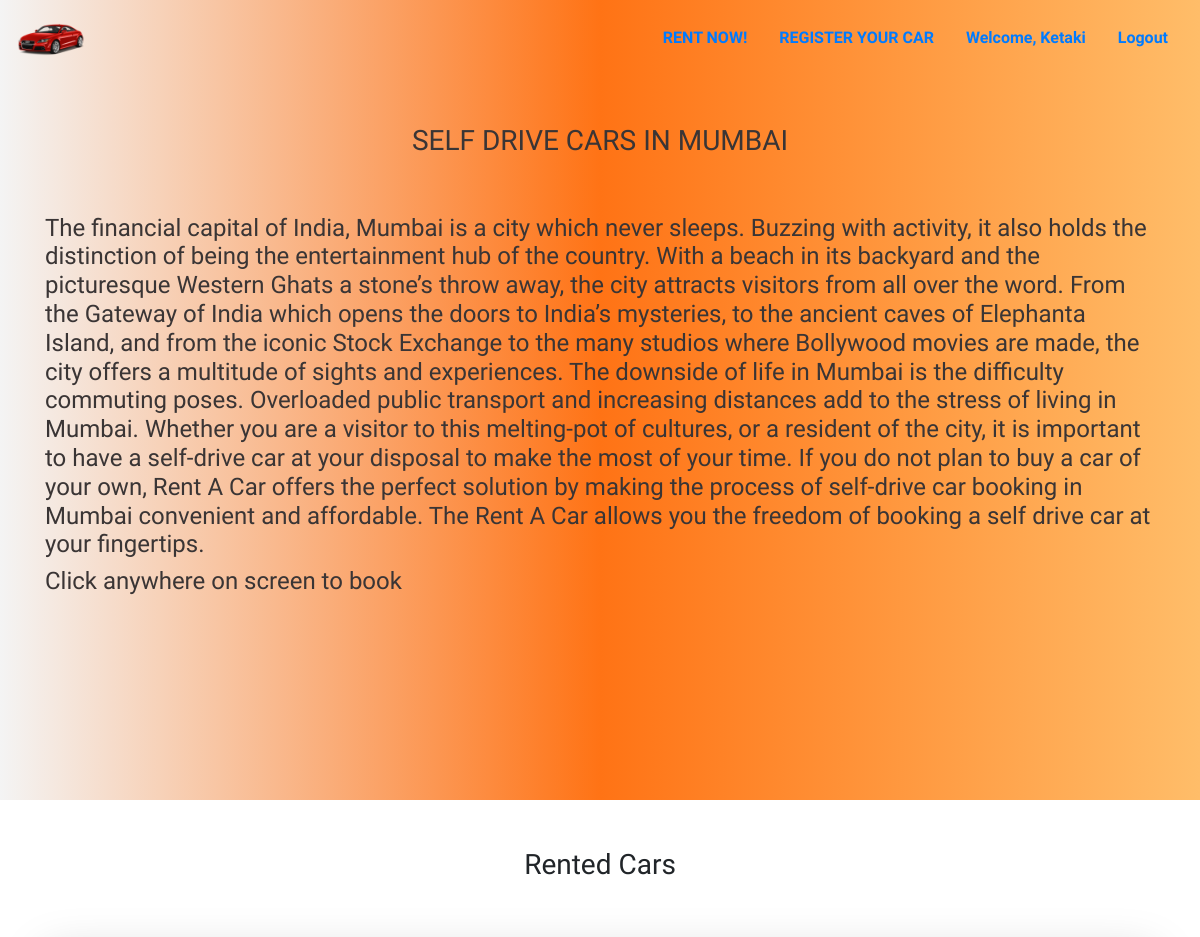
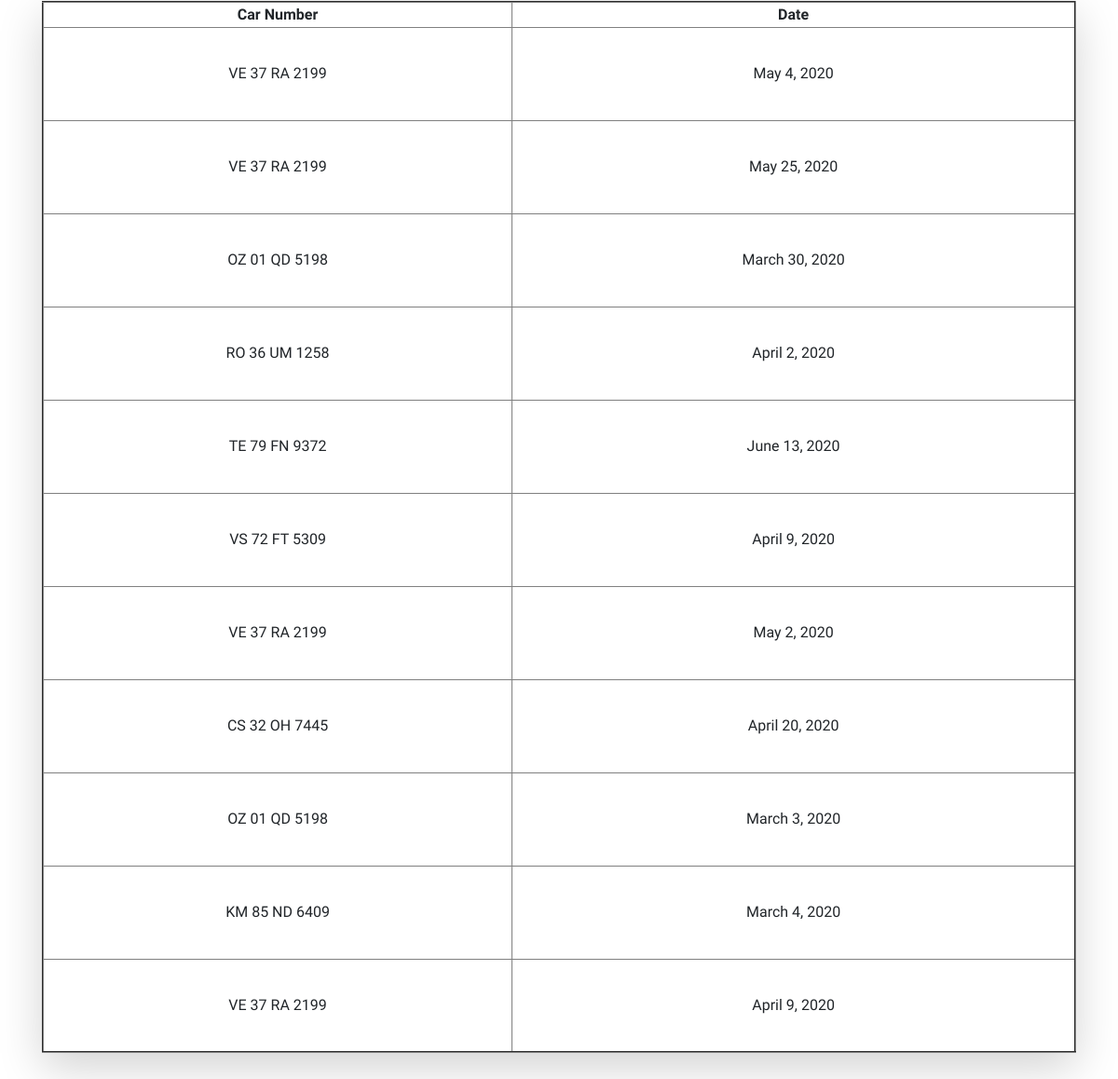
The page /dashboard/ (signed in) on the database its author committed (2 pictures, top to bottom).
### car_new/models.py (models this page shows, shortened)
class RentedCar(models.Model):
    username_id = models.ForeignKey(User,on_delete=models.CASCADE)
    date = models.CharField(max_length=20)
    car_num = models.CharField(max_length=20)

### car_new/views.py (the view)
# urls.py: path('dashboard/', views.dashboardView,name="dashboard"),
@login_required
def dashboardView(request):
    user = request.user
    c = RentedCar.objects.filter(username_id=user)
    response = {'Cars': c}
    return render(request,'dashboard.html',response)

### templates/dashboard.html (shortened to what this page needs)
<!DOCTYPE html>
<html lang="en" dir="ltr">
{% load static %}
  <head>
  <link rel="stylesheet" href="https://stackpath.bootstrapcdn.com/bootstrap/4.1.3/css/bootstrap.min.css"
>
  <link rel="stylesheet" href="{% static "css/style.css" %}">
  </head>
  <body>
{% block content %}
<div class="self">
  <nav class="navbar">
    <a class="navbar-brand" href="">
    <img src="{{STATIC_URL}}/static/images/carlogo1.png" alt="img" width="70" height="50">
  </a>
    <ul class="nav">
      <li class="nav-item">
          <a class="nav-link active" href="{% url 'rent' %}"><b>RENT NOW!</b></a>
        </li>
        <li class="nav-item">
            <a class="nav-link active" href="{% url 'carregister' %}"><b>REGISTER YOUR CAR</b></a>
          </li>
      {% if user.is_authenticated %}
      <li class="nav-item">
          <a class="nav-link" href="#"><b>Welcome, {{user.username}}</b></a>
        </li>
    <li class="nav-item">
      <a class="nav-link active" href="{% url 'logout' %}"><b>Logout</b></a>
    </li>
    {% endif %}
    </ul>
  </nav>
 <a class="sellin" href="{% url 'rent' %}" class="block" role="button">
   <div class="container"><br><br>
   <h3><center>SELF DRIVE CARS IN MUMBAI</center></h3><br><br>
   <h4>The financial capital of India, Mumbai is a city which never sleeps. Buzzing with activity, it also holds the distinction of being the entertainment hub of the country. With a beach in its backyard and the picturesque Western Ghats a stone’s throw away, the city attracts visitors from all over the word. From the Gateway of India which opens the doors to India’s mysteries, to the ancient caves of Elephanta Island, and from the iconic Stock Exchange to the many studios where Bollywood movies are made, the city offers a multitude of sights and experiences.
   The downside of life in Mumbai is the difficulty commuting poses. Overloaded public transport and increasing distances add to the stress of living in Mumbai. Whether you are a visitor to this melting-pot of cultures, or a resident of the city, it is important to have a self-drive car at your disposal to make the most of your time. If you do not plan to buy a car of your own, Rent A Car offers the perfect solution by making the process of self-drive car booking in Mumbai convenient and affordable. The Rent A Car allows you the freedom of booking a self drive car at your fingertips.
   <h4>Click anywhere on screen to book</h4>
 </h4>
</div>
</a>
</div>
<br><br> <div class="rented">
  <center><h3> Rented Cars</h3></center>
    <div class="container">
      <center><br><br>
      <table class="shadow-lg p-5 rounded" border="2" width="100%">
        <tr>
          <th><center>Car Number</center></th>
          <th><center>Date</center></th>
        </tr>
      {% for i in Cars %}
      <tr>
        <td width="250" height="100"><center>{{ i.car_num }}</center></td>
        <td width="300"><center>{{i.date}}</center></td>
      </tr>
      {% endfor %}
      </table>
      </center><br><br>
</div>
  </div>
{% endblock %}
</body>
</html>

### static/css/style.css (style rules this page uses)
.sellin { color:#3a3535; text-decoration: none; overflow: hidden; }
.self { height: 100vh; width:100%; background: linear-gradient(to right,#f4f4f4,#ff7315,#ffbd69); color:#3a3535; }
.rented { height: 100vh; }

### templates/dashboard.html (style rules this page uses)
body { font-family: 'Viga'; }

### rows shown on the page
RentedCar: car_num "VE 37 RA 2199", date "May 4, 2020"
RentedCar: car_num "VE 37 RA 2199", date "May 25, 2020"
RentedCar: car_num "OZ 01 QD 5198", date "March 30, 2020"
RentedCar: car_num "RO 36 UM 1258", date "April 2, 2020"
RentedCar: car_num "TE 79 FN 9372", date "June 13, 2020"
RentedCar: car_num "VS 72 FT 5309", date "April 9, 2020"
RentedCar: car_num "VE 37 RA 2199", date "May 2, 2020"
RentedCar: car_num "CS 32 OH 7445", date "April 20, 2020"
RentedCar: car_num "OZ 01 QD 5198", date "March 3, 2020"
RentedCar: car_num "KM 85 ND 6409", date "March 4, 2020"
RentedCar: car_num "VE 37 RA 2199", date "April 9, 2020"

### other values the page prints
{{ user.username }} "Ketaki"
